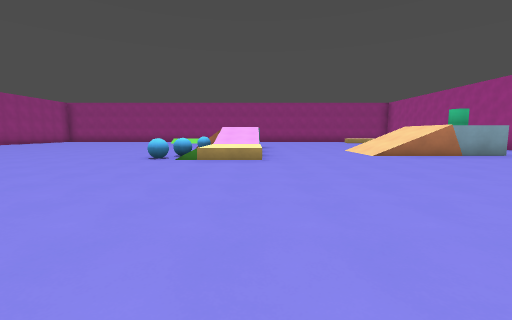
View 1 (above)

16 first-person views from a walk through a 3-D level made in the Godot game engine. The camera is 1.5 m above the floor, tilts 6° down and sees 90° across. The floor is counted in squares, 2.4 m on a side. Each view is taken from the middle of a square. On the plan, view 1 faces up. The plan holds only what a view shows up to about 9 squares ahead; the rest is blank. The place goes on beyond the plan. Characters and animated objects are left out.

View 2
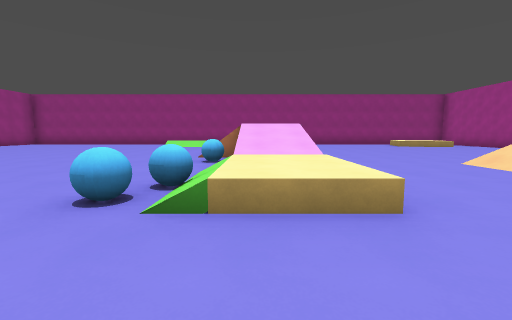

View 3
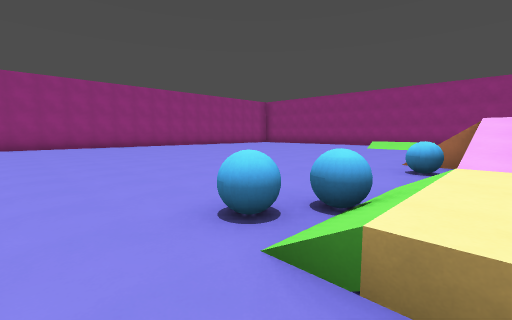

View 4
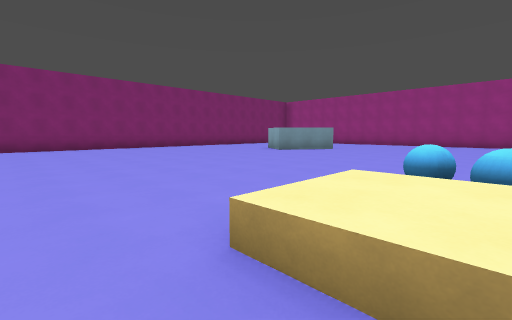

View 5
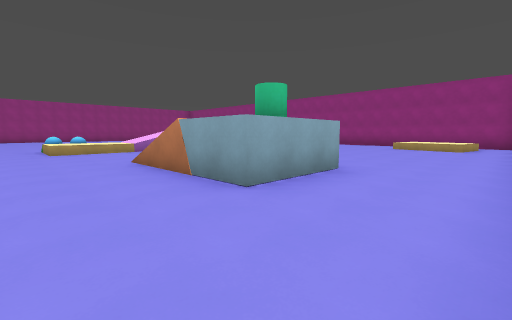

View 6
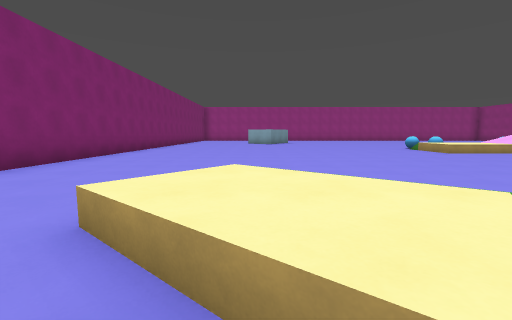

View 7
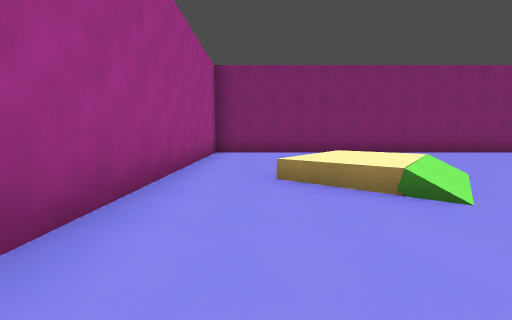

View 8
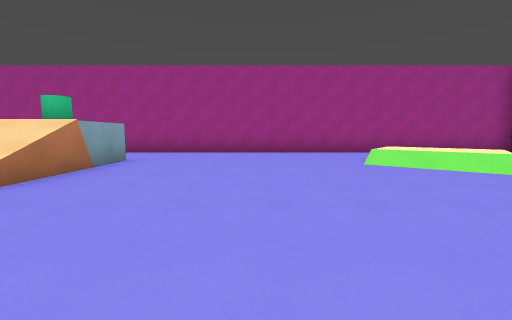

View 9
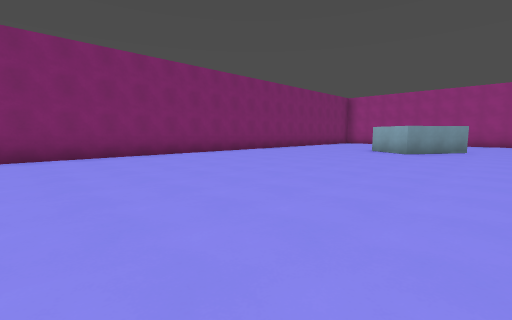

View 10
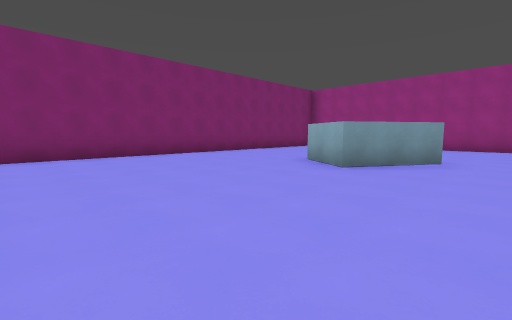

View 11
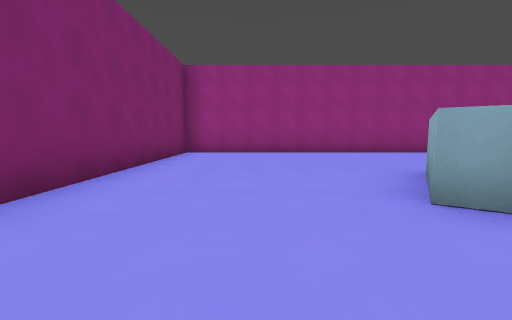

View 12
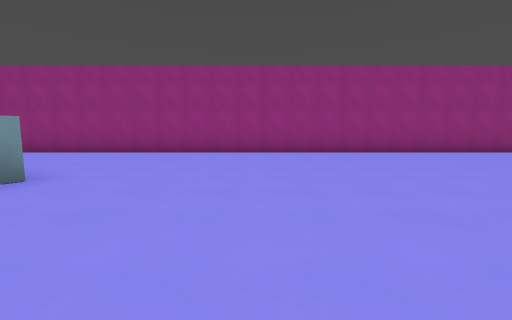

View 13
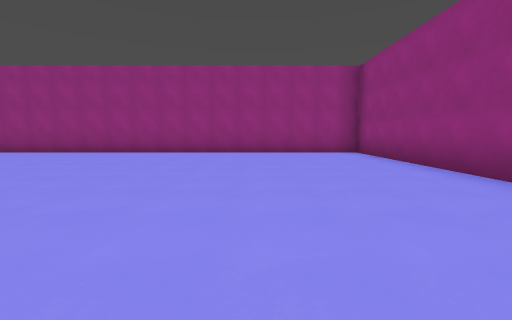

View 14
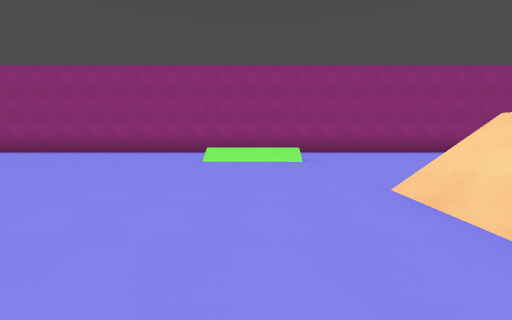

View 15
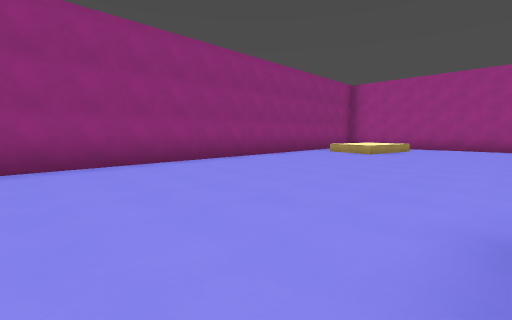

View 16
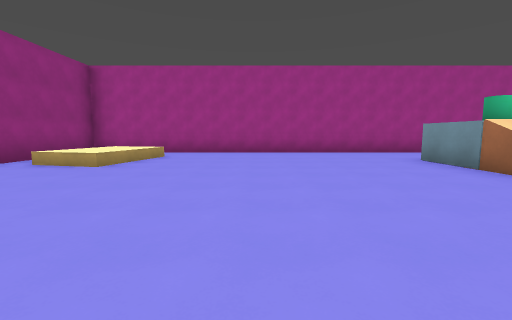

### Floor plan
Key: @ floor where view 1 was taken; # wall or solid block; x gap in a wall; . main floor; : floor 0.75 m higher than the main floor; + floor 2 m higher than the main floor; / step, stairs or slope; = window, fence, low wall or low ledge; ^ raised ledge; B ball.
Columns run from 14 left of view 1 to 10 right of it. Each row starts with its distance up from view 1.
 19 ########################
 18 #........   ..........  #
 17 #......... .........^^^.#
 16 #........///........^^^.#
 15 #.......................#
 14 #.......................#
 13 #...........///.........#
 12 #.........../  .........#
 11 #.........../+ .........#
 10 #...........B//.........#
  9 #............//...////..#
  8 #...........///...//+#..#
  7 #...........B:/...//x ..#
  6 #...........B:=.........#
  5 #.......................#
  4 #.......................#
  3 #.......................#
  2 #.....#............./...#
  1 #....###............//..#
  0 #.....##......@..../:/..#
 -1 #...................=...#
 -2 #.......................#
 -3 #.......................#
 -4 #.......................#
 -5 #########################

Where each view was taken, in squares from view 1:
view 1: 0 up, 0 right, facing up
view 2: 4 up, 1 left, facing up
view 3: 5 up, 1 left, facing up-left
view 4: 7 up, 1 right, facing down-left
view 5: 5 up, 9 right, facing up-left
view 6: 0 up, 8 right, facing left
view 7: 4 up, 8 right, facing down
view 8: 4 up, 1 right, facing right
view 9: 3 up, 2 right, facing down-left
view 10: 3 up, 2 left, facing down-left
view 11: 2 down, 5 left, facing left
view 12: 5 up, 5 left, facing left
view 13: 15 up, 5 left, facing left
view 14: 10 up, 4 left, facing up
view 15: 13 up, 2 left, facing up-right
view 16: 13 up, 1 right, facing right
